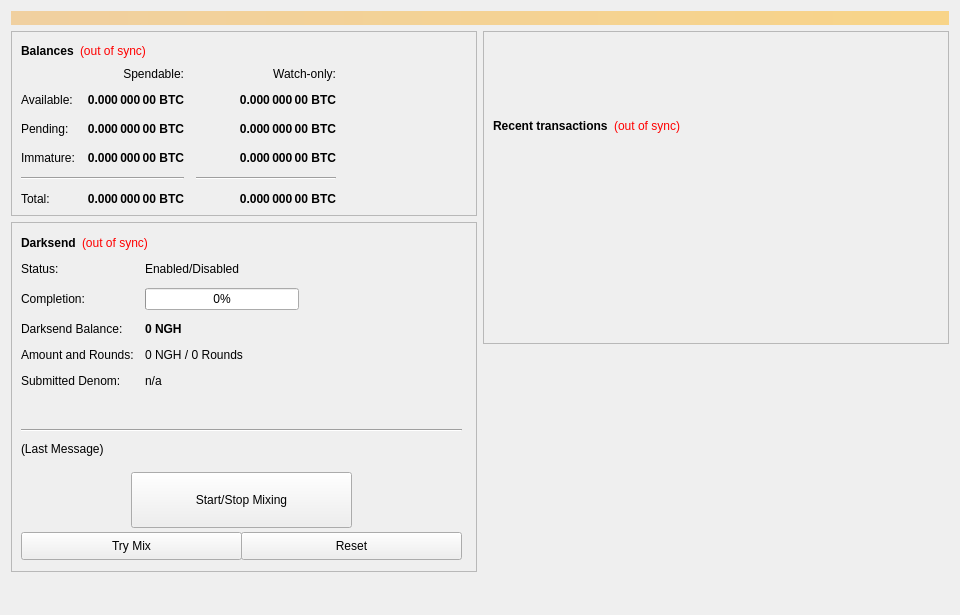
<?xml version="1.0" encoding="UTF-8"?>
<ui version="4.0">
 <class>OverviewPage</class>
 <widget class="QWidget" name="OverviewPage">
  <property name="geometry">
   <rect>
    <x>0</x>
    <y>0</y>
    <width>960</width>
    <height>615</height>
   </rect>
  </property>
  <property name="minimumSize">
   <size>
    <width>960</width>
    <height>0</height>
   </size>
  </property>
  <property name="windowTitle">
   <string>Form</string>
  </property>
  <layout class="QVBoxLayout" name="topLayout">
   <item>
    <widget class="QLabel" name="labelAlerts">
     <property name="visible">
      <bool>false</bool>
     </property>
     <property name="styleSheet">
      <string notr="true">background-color: qlineargradient(x1: 0, y1: 0, x2: 1, y2: 0, stop:0 #F0D0A0, stop:1 #F8D488); color:#000000;</string>
     </property>
     <property name="wordWrap">
      <bool>true</bool>
     </property>
     <property name="margin">
      <number>3</number>
     </property>
    </widget>
   </item>
   <item>
    <layout class="QHBoxLayout" name="horizontalLayout" stretch="1,1">
     <item>
      <layout class="QVBoxLayout" name="verticalLayout_2">
       <item>
        <widget class="QFrame" name="frame">
         <property name="frameShape">
          <enum>QFrame::StyledPanel</enum>
         </property>
         <property name="frameShadow">
          <enum>QFrame::Raised</enum>
         </property>
         <layout class="QVBoxLayout" name="verticalLayout_4">
          <item>
           <layout class="QHBoxLayout" name="horizontalLayout_4">
            <item>
             <widget class="QLabel" name="label_5">
              <property name="font">
               <font>
                <weight>75</weight>
                <bold>true</bold>
               </font>
              </property>
              <property name="text">
               <string>Balances</string>
              </property>
             </widget>
            </item>
            <item>
             <widget class="QLabel" name="labelWalletStatus">
              <property name="cursor">
               <cursorShape>WhatsThisCursor</cursorShape>
              </property>
              <property name="toolTip">
               <string>The displayed information may be out of date. Your wallet automatically synchronizes with the NGH network after a connection is established, but this process has not completed yet.</string>
              </property>
              <property name="styleSheet">
               <string notr="true">QLabel { color: red; }</string>
              </property>
              <property name="text">
               <string notr="true">(out of sync)</string>
              </property>
              <property name="alignment">
               <set>Qt::AlignLeading|Qt::AlignLeft|Qt::AlignVCenter</set>
              </property>
             </widget>
            </item>
            <item>
             <spacer name="horizontalSpacer_3">
              <property name="orientation">
               <enum>Qt::Horizontal</enum>
              </property>
              <property name="sizeHint" stdset="0">
               <size>
                <width>40</width>
                <height>20</height>
               </size>
              </property>
             </spacer>
            </item>
           </layout>
          </item>
          <item>
           <layout class="QGridLayout" name="gridLayout">
            <property name="spacing">
             <number>12</number>
            </property>
            <item row="2" column="2">
             <widget class="QLabel" name="labelWatchPending">
              <property name="font">
               <font>
                <weight>75</weight>
                <bold>true</bold>
               </font>
              </property>
              <property name="cursor">
               <cursorShape>IBeamCursor</cursorShape>
              </property>
              <property name="toolTip">
               <string>Unconfirmed transactions to watch-only addresses</string>
              </property>
              <property name="text">
               <string notr="true">0.000 000 00 BTC</string>
              </property>
              <property name="alignment">
               <set>Qt::AlignRight|Qt::AlignTrailing|Qt::AlignVCenter</set>
              </property>
              <property name="textInteractionFlags">
               <set>Qt::LinksAccessibleByMouse|Qt::TextSelectableByKeyboard|Qt::TextSelectableByMouse</set>
              </property>
             </widget>
            </item>
            <item row="2" column="1">
             <widget class="QLabel" name="labelUnconfirmed">
              <property name="font">
               <font>
                <weight>75</weight>
                <bold>true</bold>
               </font>
              </property>
              <property name="cursor">
               <cursorShape>IBeamCursor</cursorShape>
              </property>
              <property name="toolTip">
               <string>Total of transactions that have yet to be confirmed, and do not yet count toward the spendable balance</string>
              </property>
              <property name="text">
               <string notr="true">0.000 000 00 BTC</string>
              </property>
              <property name="alignment">
               <set>Qt::AlignRight|Qt::AlignTrailing|Qt::AlignVCenter</set>
              </property>
              <property name="textInteractionFlags">
               <set>Qt::LinksAccessibleByMouse|Qt::TextSelectableByKeyboard|Qt::TextSelectableByMouse</set>
              </property>
             </widget>
            </item>
            <item row="3" column="2">
             <widget class="QLabel" name="labelWatchImmature">
              <property name="font">
               <font>
                <weight>75</weight>
                <bold>true</bold>
               </font>
              </property>
              <property name="cursor">
               <cursorShape>IBeamCursor</cursorShape>
              </property>
              <property name="toolTip">
               <string>Staked or masternode rewards in watch-only addresses that has not yet matured</string>
              </property>
              <property name="text">
               <string notr="true">0.000 000 00 BTC</string>
              </property>
              <property name="alignment">
               <set>Qt::AlignRight|Qt::AlignTrailing|Qt::AlignVCenter</set>
              </property>
              <property name="textInteractionFlags">
               <set>Qt::LinksAccessibleByMouse|Qt::TextSelectableByKeyboard|Qt::TextSelectableByMouse</set>
              </property>
             </widget>
            </item>
            <item row="4" column="0" colspan="2">
             <widget class="Line" name="lineSpendableBalance">
              <property name="orientation">
               <enum>Qt::Horizontal</enum>
              </property>
             </widget>
            </item>
            <item row="4" column="2">
             <widget class="Line" name="lineWatchBalance">
              <property name="sizePolicy">
               <sizepolicy hsizetype="Preferred" vsizetype="Fixed">
                <horstretch>0</horstretch>
                <verstretch>0</verstretch>
               </sizepolicy>
              </property>
              <property name="minimumSize">
               <size>
                <width>140</width>
                <height>0</height>
               </size>
              </property>
              <property name="orientation">
               <enum>Qt::Horizontal</enum>
              </property>
             </widget>
            </item>
            <item row="5" column="0">
             <widget class="QLabel" name="labelTotalText">
              <property name="text">
               <string>Total:</string>
              </property>
             </widget>
            </item>
            <item row="3" column="1">
             <widget class="QLabel" name="labelImmature">
              <property name="font">
               <font>
                <weight>75</weight>
                <bold>true</bold>
               </font>
              </property>
              <property name="cursor">
               <cursorShape>IBeamCursor</cursorShape>
              </property>
              <property name="toolTip">
               <string>Staked or masternode rewards that has not yet matured</string>
              </property>
              <property name="text">
               <string notr="true">0.000 000 00 BTC</string>
              </property>
              <property name="alignment">
               <set>Qt::AlignRight|Qt::AlignTrailing|Qt::AlignVCenter</set>
              </property>
              <property name="textInteractionFlags">
               <set>Qt::LinksAccessibleByMouse|Qt::TextSelectableByKeyboard|Qt::TextSelectableByMouse</set>
              </property>
             </widget>
            </item>
            <item row="2" column="3">
             <spacer name="horizontalSpacer_2">
              <property name="orientation">
               <enum>Qt::Horizontal</enum>
              </property>
              <property name="sizeHint" stdset="0">
               <size>
                <width>40</width>
                <height>20</height>
               </size>
              </property>
             </spacer>
            </item>
            <item row="3" column="0">
             <widget class="QLabel" name="labelImmatureText">
              <property name="text">
               <string>Immature:</string>
              </property>
             </widget>
            </item>
            <item row="5" column="1">
             <widget class="QLabel" name="labelTotal">
              <property name="font">
               <font>
                <weight>75</weight>
                <bold>true</bold>
               </font>
              </property>
              <property name="cursor">
               <cursorShape>IBeamCursor</cursorShape>
              </property>
              <property name="toolTip">
               <string>Your current total balance</string>
              </property>
              <property name="text">
               <string notr="true">0.000 000 00 BTC</string>
              </property>
              <property name="alignment">
               <set>Qt::AlignRight|Qt::AlignTrailing|Qt::AlignVCenter</set>
              </property>
              <property name="textInteractionFlags">
               <set>Qt::LinksAccessibleByMouse|Qt::TextSelectableByKeyboard|Qt::TextSelectableByMouse</set>
              </property>
             </widget>
            </item>
            <item row="5" column="2">
             <widget class="QLabel" name="labelWatchTotal">
              <property name="font">
               <font>
                <weight>75</weight>
                <bold>true</bold>
               </font>
              </property>
              <property name="cursor">
               <cursorShape>IBeamCursor</cursorShape>
              </property>
              <property name="toolTip">
               <string>Current total balance in watch-only addresses</string>
              </property>
              <property name="text">
               <string notr="true">0.000 000 00 BTC</string>
              </property>
              <property name="alignment">
               <set>Qt::AlignRight|Qt::AlignTrailing|Qt::AlignVCenter</set>
              </property>
              <property name="textInteractionFlags">
               <set>Qt::LinksAccessibleByMouse|Qt::TextSelectableByKeyboard|Qt::TextSelectableByMouse</set>
              </property>
             </widget>
            </item>
            <item row="0" column="2">
             <widget class="QLabel" name="labelWatchonly">
              <property name="text">
               <string>Watch-only:</string>
              </property>
              <property name="alignment">
               <set>Qt::AlignRight|Qt::AlignTrailing|Qt::AlignVCenter</set>
              </property>
             </widget>
            </item>
            <item row="1" column="0">
             <widget class="QLabel" name="labelBalanceText">
              <property name="text">
               <string>Available:</string>
              </property>
             </widget>
            </item>
            <item row="1" column="1">
             <widget class="QLabel" name="labelBalance">
              <property name="font">
               <font>
                <weight>75</weight>
                <bold>true</bold>
               </font>
              </property>
              <property name="cursor">
               <cursorShape>IBeamCursor</cursorShape>
              </property>
              <property name="toolTip">
               <string>Your current spendable balance</string>
              </property>
              <property name="text">
               <string notr="true">0.000 000 00 BTC</string>
              </property>
              <property name="alignment">
               <set>Qt::AlignRight|Qt::AlignTrailing|Qt::AlignVCenter</set>
              </property>
              <property name="textInteractionFlags">
               <set>Qt::LinksAccessibleByMouse|Qt::TextSelectableByKeyboard|Qt::TextSelectableByMouse</set>
              </property>
             </widget>
            </item>
            <item row="1" column="2">
             <widget class="QLabel" name="labelWatchAvailable">
              <property name="font">
               <font>
                <weight>75</weight>
                <bold>true</bold>
               </font>
              </property>
              <property name="cursor">
               <cursorShape>IBeamCursor</cursorShape>
              </property>
              <property name="toolTip">
               <string>Your current balance in watch-only addresses</string>
              </property>
              <property name="text">
               <string notr="true">0.000 000 00 BTC</string>
              </property>
              <property name="alignment">
               <set>Qt::AlignRight|Qt::AlignTrailing|Qt::AlignVCenter</set>
              </property>
              <property name="textInteractionFlags">
               <set>Qt::LinksAccessibleByMouse|Qt::TextSelectableByKeyboard|Qt::TextSelectableByMouse</set>
              </property>
             </widget>
            </item>
            <item row="2" column="0">
             <widget class="QLabel" name="labelPendingText">
              <property name="text">
               <string>Pending:</string>
              </property>
             </widget>
            </item>
            <item row="0" column="1">
             <widget class="QLabel" name="labelSpendable">
              <property name="text">
               <string>Spendable:</string>
              </property>
              <property name="alignment">
               <set>Qt::AlignRight|Qt::AlignTrailing|Qt::AlignVCenter</set>
              </property>
             </widget>
            </item>
           </layout>
          </item>
         </layout>
        </widget>
       </item>
       <item>
        <widget class="QFrame" name="frameDarksend">
         <property name="minimumSize">
          <size>
           <width>0</width>
           <height>350</height>
          </size>
         </property>
         <property name="layoutDirection">
          <enum>Qt::LeftToRight</enum>
         </property>
         <property name="frameShape">
          <enum>QFrame::StyledPanel</enum>
         </property>
         <property name="frameShadow">
          <enum>QFrame::Raised</enum>
         </property>
         <widget class="QWidget" name="formLayoutWidget">
          <property name="geometry">
           <rect>
            <x>10</x>
            <y>40</y>
            <width>451</width>
            <height>161</height>
           </rect>
          </property>
          <layout class="QFormLayout" name="formLayout">
           <property name="fieldGrowthPolicy">
            <enum>QFormLayout::AllNonFixedFieldsGrow</enum>
           </property>
           <property name="horizontalSpacing">
            <number>11</number>
           </property>
           <property name="verticalSpacing">
            <number>12</number>
           </property>
           <item row="0" column="0">
            <widget class="QLabel" name="label_6">
             <property name="text">
              <string>Status:</string>
             </property>
            </widget>
           </item>
           <item row="1" column="0">
            <widget class="QLabel" name="label_7">
             <property name="text">
              <string>Completion:</string>
             </property>
            </widget>
           </item>
           <item row="1" column="1">
            <widget class="QProgressBar" name="DarksendProgress">
             <property name="maximumSize">
              <size>
               <width>154</width>
               <height>16777215</height>
              </size>
             </property>
             <property name="value">
              <number>0</number>
             </property>
            </widget>
           </item>
           <item row="2" column="0">
            <widget class="QLabel" name="labelAnonymizedText">
             <property name="text">
              <string>Darksend Balance:</string>
             </property>
            </widget>
           </item>
           <item row="2" column="1">
            <widget class="QLabel" name="labelAnonymized">
             <property name="font">
              <font>
               <weight>75</weight>
               <bold>true</bold>
              </font>
             </property>
             <property name="text">
              <string notr="true">0 NGH</string>
             </property>
            </widget>
           </item>
           <item row="3" column="0">
            <widget class="QLabel" name="label_8">
             <property name="text">
              <string>Amount and Rounds:</string>
             </property>
            </widget>
           </item>
           <item row="3" column="1">
            <widget class="QLabel" name="labelAmountRounds">
             <property name="text">
              <string>0 NGH / 0 Rounds</string>
             </property>
            </widget>
           </item>
           <item row="4" column="0">
            <widget class="QLabel" name="label_9">
             <property name="text">
              <string>Submitted Denom:</string>
             </property>
            </widget>
           </item>
           <item row="4" column="1">
            <widget class="QLabel" name="labelSubmittedDenom">
             <property name="toolTip">
              <string>The denominations you submitted to the Masternode.&lt;br&gt;To mix, other users must submit the exact same denominations.</string>
             </property>
             <property name="text">
              <string>n/a</string>
             </property>
            </widget>
           </item>
           <item row="0" column="1">
            <widget class="QLabel" name="DarksendEnabled">
             <property name="text">
              <string>Enabled/Disabled</string>
             </property>
            </widget>
           </item>
          </layout>
         </widget>
         <widget class="QPushButton" name="runAutoDenom">
          <property name="geometry">
           <rect>
            <x>251</x>
            <y>17</y>
            <width>1</width>
            <height>1</height>
           </rect>
          </property>
          <property name="palette">
           <palette>
            <active>
             <colorrole role="WindowText">
              <brush brushstyle="SolidPattern">
               <color alpha="255">
                <red>0</red>
                <green>0</green>
                <blue>0</blue>
               </color>
              </brush>
             </colorrole>
             <colorrole role="Button">
              <brush brushstyle="SolidPattern">
               <color alpha="255">
                <red>239</red>
                <green>238</green>
                <blue>238</blue>
               </color>
              </brush>
             </colorrole>
             <colorrole role="Light">
              <brush brushstyle="SolidPattern">
               <color alpha="255">
                <red>255</red>
                <green>255</green>
                <blue>255</blue>
               </color>
              </brush>
             </colorrole>
             <colorrole role="Midlight">
              <brush brushstyle="SolidPattern">
               <color alpha="255">
                <red>247</red>
                <green>246</green>
                <blue>246</blue>
               </color>
              </brush>
             </colorrole>
             <colorrole role="Dark">
              <brush brushstyle="SolidPattern">
               <color alpha="255">
                <red>119</red>
                <green>119</green>
                <blue>119</blue>
               </color>
              </brush>
             </colorrole>
             <colorrole role="Mid">
              <brush brushstyle="SolidPattern">
               <color alpha="255">
                <red>159</red>
                <green>159</green>
                <blue>159</blue>
               </color>
              </brush>
             </colorrole>
             <colorrole role="Text">
              <brush brushstyle="SolidPattern">
               <color alpha="255">
                <red>0</red>
                <green>0</green>
                <blue>0</blue>
               </color>
              </brush>
             </colorrole>
             <colorrole role="BrightText">
              <brush brushstyle="SolidPattern">
               <color alpha="255">
                <red>255</red>
                <green>255</green>
                <blue>255</blue>
               </color>
              </brush>
             </colorrole>
             <colorrole role="ButtonText">
              <brush brushstyle="SolidPattern">
               <color alpha="255">
                <red>0</red>
                <green>0</green>
                <blue>0</blue>
               </color>
              </brush>
             </colorrole>
             <colorrole role="Base">
              <brush brushstyle="SolidPattern">
               <color alpha="255">
                <red>255</red>
                <green>255</green>
                <blue>255</blue>
               </color>
              </brush>
             </colorrole>
             <colorrole role="Window">
              <brush brushstyle="SolidPattern">
               <color alpha="255">
                <red>239</red>
                <green>238</green>
                <blue>238</blue>
               </color>
              </brush>
             </colorrole>
             <colorrole role="Shadow">
              <brush brushstyle="SolidPattern">
               <color alpha="255">
                <red>0</red>
                <green>0</green>
                <blue>0</blue>
               </color>
              </brush>
             </colorrole>
             <colorrole role="AlternateBase">
              <brush brushstyle="SolidPattern">
               <color alpha="255">
                <red>247</red>
                <green>246</green>
                <blue>246</blue>
               </color>
              </brush>
             </colorrole>
             <colorrole role="ToolTipBase">
              <brush brushstyle="SolidPattern">
               <color alpha="255">
                <red>255</red>
                <green>255</green>
                <blue>220</blue>
               </color>
              </brush>
             </colorrole>
             <colorrole role="ToolTipText">
              <brush brushstyle="SolidPattern">
               <color alpha="255">
                <red>0</red>
                <green>0</green>
                <blue>0</blue>
               </color>
              </brush>
             </colorrole>
            </active>
            <inactive>
             <colorrole role="WindowText">
              <brush brushstyle="SolidPattern">
               <color alpha="255">
                <red>0</red>
                <green>0</green>
                <blue>0</blue>
               </color>
              </brush>
             </colorrole>
             <colorrole role="Button">
              <brush brushstyle="SolidPattern">
               <color alpha="255">
                <red>239</red>
                <green>238</green>
                <blue>238</blue>
               </color>
              </brush>
             </colorrole>
             <colorrole role="Light">
              <brush brushstyle="SolidPattern">
               <color alpha="255">
                <red>255</red>
                <green>255</green>
                <blue>255</blue>
               </color>
              </brush>
             </colorrole>
             <colorrole role="Midlight">
              <brush brushstyle="SolidPattern">
               <color alpha="255">
                <red>247</red>
                <green>246</green>
                <blue>246</blue>
               </color>
              </brush>
             </colorrole>
             <colorrole role="Dark">
              <brush brushstyle="SolidPattern">
               <color alpha="255">
                <red>119</red>
                <green>119</green>
                <blue>119</blue>
               </color>
              </brush>
             </colorrole>
             <colorrole role="Mid">
              <brush brushstyle="SolidPattern">
               <color alpha="255">
                <red>159</red>
                <green>159</green>
                <blue>159</blue>
               </color>
              </brush>
             </colorrole>
             <colorrole role="Text">
              <brush brushstyle="SolidPattern">
               <color alpha="255">
                <red>0</red>
                <green>0</green>
                <blue>0</blue>
               </color>
              </brush>
             </colorrole>
             <colorrole role="BrightText">
              <brush brushstyle="SolidPattern">
               <color alpha="255">
                <red>255</red>
                <green>255</green>
                <blue>255</blue>
               </color>
              </brush>
             </colorrole>
             <colorrole role="ButtonText">
              <brush brushstyle="SolidPattern">
               <color alpha="255">
                <red>0</red>
                <green>0</green>
                <blue>0</blue>
               </color>
              </brush>
             </colorrole>
             <colorrole role="Base">
              <brush brushstyle="SolidPattern">
               <color alpha="255">
                <red>255</red>
                <green>255</green>
                <blue>255</blue>
               </color>
              </brush>
             </colorrole>
             <colorrole role="Window">
              <brush brushstyle="SolidPattern">
               <color alpha="255">
                <red>239</red>
                <green>238</green>
                <blue>238</blue>
               </color>
              </brush>
             </colorrole>
             <colorrole role="Shadow">
              <brush brushstyle="SolidPattern">
               <color alpha="255">
                <red>0</red>
                <green>0</green>
                <blue>0</blue>
               </color>
              </brush>
             </colorrole>
             <colorrole role="AlternateBase">
              <brush brushstyle="SolidPattern">
               <color alpha="255">
                <red>247</red>
                <green>246</green>
                <blue>246</blue>
               </color>
              </brush>
             </colorrole>
             <colorrole role="ToolTipBase">
              <brush brushstyle="SolidPattern">
               <color alpha="255">
                <red>255</red>
                <green>255</green>
                <blue>220</blue>
               </color>
              </brush>
             </colorrole>
             <colorrole role="ToolTipText">
              <brush brushstyle="SolidPattern">
               <color alpha="255">
                <red>0</red>
                <green>0</green>
                <blue>0</blue>
               </color>
              </brush>
             </colorrole>
            </inactive>
            <disabled>
             <colorrole role="WindowText">
              <brush brushstyle="SolidPattern">
               <color alpha="255">
                <red>119</red>
                <green>119</green>
                <blue>119</blue>
               </color>
              </brush>
             </colorrole>
             <colorrole role="Button">
              <brush brushstyle="SolidPattern">
               <color alpha="255">
                <red>239</red>
                <green>238</green>
                <blue>238</blue>
               </color>
              </brush>
             </colorrole>
             <colorrole role="Light">
              <brush brushstyle="SolidPattern">
               <color alpha="255">
                <red>255</red>
                <green>255</green>
                <blue>255</blue>
               </color>
              </brush>
             </colorrole>
             <colorrole role="Midlight">
              <brush brushstyle="SolidPattern">
               <color alpha="255">
                <red>247</red>
                <green>246</green>
                <blue>246</blue>
               </color>
              </brush>
             </colorrole>
             <colorrole role="Dark">
              <brush brushstyle="SolidPattern">
               <color alpha="255">
                <red>119</red>
                <green>119</green>
                <blue>119</blue>
               </color>
              </brush>
             </colorrole>
             <colorrole role="Mid">
              <brush brushstyle="SolidPattern">
               <color alpha="255">
                <red>159</red>
                <green>159</green>
                <blue>159</blue>
               </color>
              </brush>
             </colorrole>
             <colorrole role="Text">
              <brush brushstyle="SolidPattern">
               <color alpha="255">
                <red>119</red>
                <green>119</green>
                <blue>119</blue>
               </color>
              </brush>
             </colorrole>
             <colorrole role="BrightText">
              <brush brushstyle="SolidPattern">
               <color alpha="255">
                <red>255</red>
                <green>255</green>
                <blue>255</blue>
               </color>
              </brush>
             </colorrole>
             <colorrole role="ButtonText">
              <brush brushstyle="SolidPattern">
               <color alpha="255">
                <red>119</red>
                <green>119</green>
                <blue>119</blue>
               </color>
              </brush>
             </colorrole>
             <colorrole role="Base">
              <brush brushstyle="SolidPattern">
               <color alpha="255">
                <red>239</red>
                <green>238</green>
                <blue>238</blue>
               </color>
              </brush>
             </colorrole>
             <colorrole role="Window">
              <brush brushstyle="SolidPattern">
               <color alpha="255">
                <red>239</red>
                <green>238</green>
                <blue>238</blue>
               </color>
              </brush>
             </colorrole>
             <colorrole role="Shadow">
              <brush brushstyle="SolidPattern">
               <color alpha="255">
                <red>0</red>
                <green>0</green>
                <blue>0</blue>
               </color>
              </brush>
             </colorrole>
             <colorrole role="AlternateBase">
              <brush brushstyle="SolidPattern">
               <color alpha="255">
                <red>239</red>
                <green>238</green>
                <blue>238</blue>
               </color>
              </brush>
             </colorrole>
             <colorrole role="ToolTipBase">
              <brush brushstyle="SolidPattern">
               <color alpha="255">
                <red>255</red>
                <green>255</green>
                <blue>220</blue>
               </color>
              </brush>
             </colorrole>
             <colorrole role="ToolTipText">
              <brush brushstyle="SolidPattern">
               <color alpha="255">
                <red>0</red>
                <green>0</green>
                <blue>0</blue>
               </color>
              </brush>
             </colorrole>
            </disabled>
           </palette>
          </property>
          <property name="focusPolicy">
           <enum>Qt::NoFocus</enum>
          </property>
          <property name="autoFillBackground">
           <bool>true</bool>
          </property>
          <property name="text">
           <string/>
          </property>
          <property name="flat">
           <bool>true</bool>
          </property>
         </widget>
         <widget class="QPushButton" name="toggleDarksend">
          <property name="geometry">
           <rect>
            <x>120</x>
            <y>250</y>
            <width>221</width>
            <height>56</height>
           </rect>
          </property>
          <property name="sizePolicy">
           <sizepolicy hsizetype="MinimumExpanding" vsizetype="Fixed">
            <horstretch>0</horstretch>
            <verstretch>0</verstretch>
           </sizepolicy>
          </property>
          <property name="text">
           <string>Start/Stop Mixing</string>
          </property>
         </widget>
         <widget class="Line" name="lineLastMessage">
          <property name="geometry">
           <rect>
            <x>10</x>
            <y>200</y>
            <width>441</width>
            <height>16</height>
           </rect>
          </property>
          <property name="orientation">
           <enum>Qt::Horizontal</enum>
          </property>
         </widget>
         <widget class="QLabel" name="DarksendStatus">
          <property name="geometry">
           <rect>
            <x>10</x>
            <y>220</y>
            <width>451</width>
            <height>61</height>
           </rect>
          </property>
          <property name="minimumSize">
           <size>
            <width>288</width>
            <height>43</height>
           </size>
          </property>
          <property name="text">
           <string>(Last Message)</string>
          </property>
          <property name="alignment">
           <set>Qt::AlignLeading|Qt::AlignLeft|Qt::AlignTop</set>
          </property>
          <property name="wordWrap">
           <bool>true</bool>
          </property>
         </widget>
         <widget class="QPushButton" name="DarksendAuto">
          <property name="geometry">
           <rect>
            <x>10</x>
            <y>310</y>
            <width>221</width>
            <height>28</height>
           </rect>
          </property>
          <property name="sizePolicy">
           <sizepolicy hsizetype="MinimumExpanding" vsizetype="Fixed">
            <horstretch>0</horstretch>
            <verstretch>0</verstretch>
           </sizepolicy>
          </property>
          <property name="toolTip">
           <string>Try to manually submit a Darksend request.</string>
          </property>
          <property name="text">
           <string>Try Mix</string>
          </property>
         </widget>
         <widget class="QPushButton" name="DarksendReset">
          <property name="geometry">
           <rect>
            <x>230</x>
            <y>310</y>
            <width>221</width>
            <height>28</height>
           </rect>
          </property>
          <property name="sizePolicy">
           <sizepolicy hsizetype="MinimumExpanding" vsizetype="Fixed">
            <horstretch>0</horstretch>
            <verstretch>0</verstretch>
           </sizepolicy>
          </property>
          <property name="toolTip">
           <string>Reset the current status of Darksend (can interrupt Darksend if it's in the process of Mixing, which can cost you money!)</string>
          </property>
          <property name="autoFillBackground">
           <bool>false</bool>
          </property>
          <property name="text">
           <string>Reset</string>
          </property>
         </widget>
         <widget class="QWidget" name="layoutWidget">
          <property name="geometry">
           <rect>
            <x>10</x>
            <y>10</y>
            <width>431</width>
            <height>22</height>
           </rect>
          </property>
          <layout class="QHBoxLayout" name="horizontalLayout_5">
           <item>
            <widget class="QLabel" name="label_2">
             <property name="font">
              <font>
               <weight>75</weight>
               <bold>true</bold>
              </font>
             </property>
             <property name="text">
              <string>Darksend</string>
             </property>
            </widget>
           </item>
           <item>
            <widget class="QLabel" name="labelDarksendSyncStatus">
             <property name="toolTip">
              <string>The displayed information may be out of date. Your wallet automatically synchronizes with the NGH network after a connection is established, but this process has not completed yet.</string>
             </property>
             <property name="styleSheet">
              <string notr="true">QLabel { color: red; }</string>
             </property>
             <property name="text">
              <string notr="true">(out of sync)</string>
             </property>
             <property name="alignment">
              <set>Qt::AlignLeading|Qt::AlignLeft|Qt::AlignVCenter</set>
             </property>
            </widget>
           </item>
           <item>
            <spacer name="horizontalSpacer_4">
             <property name="orientation">
              <enum>Qt::Horizontal</enum>
             </property>
             <property name="sizeHint" stdset="0">
              <size>
               <width>40</width>
               <height>20</height>
              </size>
             </property>
            </spacer>
           </item>
          </layout>
         </widget>
        </widget>
       </item>
       <item>
        <spacer name="verticalSpacer">
         <property name="orientation">
          <enum>Qt::Vertical</enum>
         </property>
         <property name="sizeHint" stdset="0">
          <size>
           <width>20</width>
           <height>40</height>
          </size>
         </property>
        </spacer>
       </item>
      </layout>
     </item>
     <item>
      <layout class="QVBoxLayout" name="verticalLayout_3">
       <item>
        <widget class="QFrame" name="frame_2">
         <property name="frameShape">
          <enum>QFrame::StyledPanel</enum>
         </property>
         <property name="frameShadow">
          <enum>QFrame::Raised</enum>
         </property>
         <layout class="QVBoxLayout" name="verticalLayout">
          <item>
           <spacer name="verticalSpacer_3">
            <property name="orientation">
             <enum>Qt::Vertical</enum>
            </property>
            <property name="sizeType">
             <enum>QSizePolicy::Fixed</enum>
            </property>
            <property name="sizeHint" stdset="0">
             <size>
              <width>20</width>
              <height>75</height>
             </size>
            </property>
           </spacer>
          </item>
          <item>
           <layout class="QHBoxLayout" name="horizontalLayout_2">
            <item>
             <widget class="QLabel" name="label_4">
              <property name="font">
               <font>
                <weight>75</weight>
                <bold>true</bold>
               </font>
              </property>
              <property name="text">
               <string>Recent transactions</string>
              </property>
             </widget>
            </item>
            <item>
             <widget class="QLabel" name="labelTransactionsStatus">
              <property name="cursor">
               <cursorShape>WhatsThisCursor</cursorShape>
              </property>
              <property name="toolTip">
               <string>The displayed information may be out of date. Your wallet automatically synchronizes with the NGH network after a connection is established, but this process has not completed yet.</string>
              </property>
              <property name="styleSheet">
               <string notr="true">QLabel { color: red; }</string>
              </property>
              <property name="text">
               <string notr="true">(out of sync)</string>
              </property>
              <property name="alignment">
               <set>Qt::AlignRight|Qt::AlignTrailing|Qt::AlignVCenter</set>
              </property>
             </widget>
            </item>
            <item>
             <spacer name="horizontalSpacer">
              <property name="orientation">
               <enum>Qt::Horizontal</enum>
              </property>
              <property name="sizeHint" stdset="0">
               <size>
                <width>40</width>
                <height>20</height>
               </size>
              </property>
             </spacer>
            </item>
           </layout>
          </item>
          <item>
           <widget class="QListView" name="listTransactions">
            <property name="styleSheet">
             <string notr="true">QListView { background: transparent; }</string>
            </property>
            <property name="frameShape">
             <enum>QFrame::NoFrame</enum>
            </property>
            <property name="verticalScrollBarPolicy">
             <enum>Qt::ScrollBarAlwaysOff</enum>
            </property>
            <property name="horizontalScrollBarPolicy">
             <enum>Qt::ScrollBarAlwaysOff</enum>
            </property>
            <property name="selectionMode">
             <enum>QAbstractItemView::NoSelection</enum>
            </property>
           </widget>
          </item>
         </layout>
        </widget>
       </item>
       <item>
        <spacer name="verticalSpacer_2">
         <property name="orientation">
          <enum>Qt::Vertical</enum>
         </property>
         <property name="sizeType">
          <enum>QSizePolicy::Expanding</enum>
         </property>
         <property name="sizeHint" stdset="0">
          <size>
           <width>20</width>
           <height>40</height>
          </size>
         </property>
        </spacer>
       </item>
      </layout>
     </item>
    </layout>
   </item>
  </layout>
 </widget>
 <resources/>
 <connections/>
</ui>
